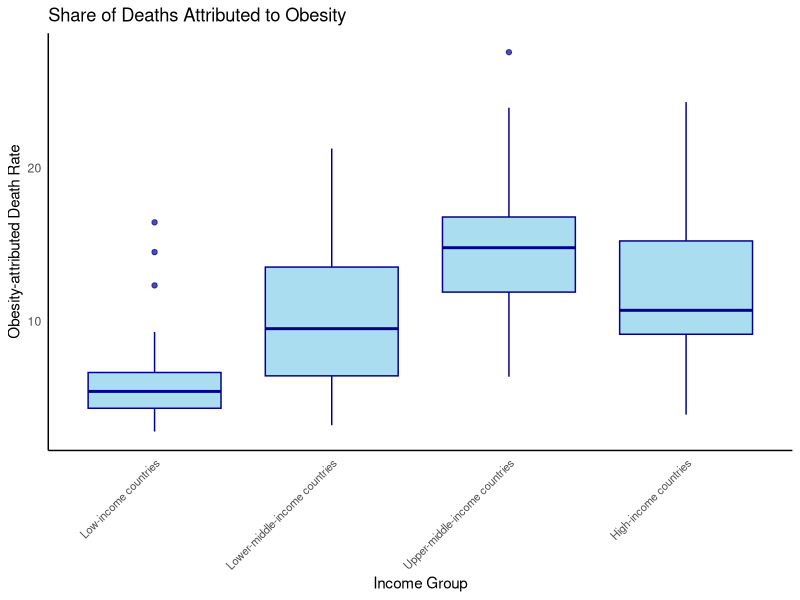
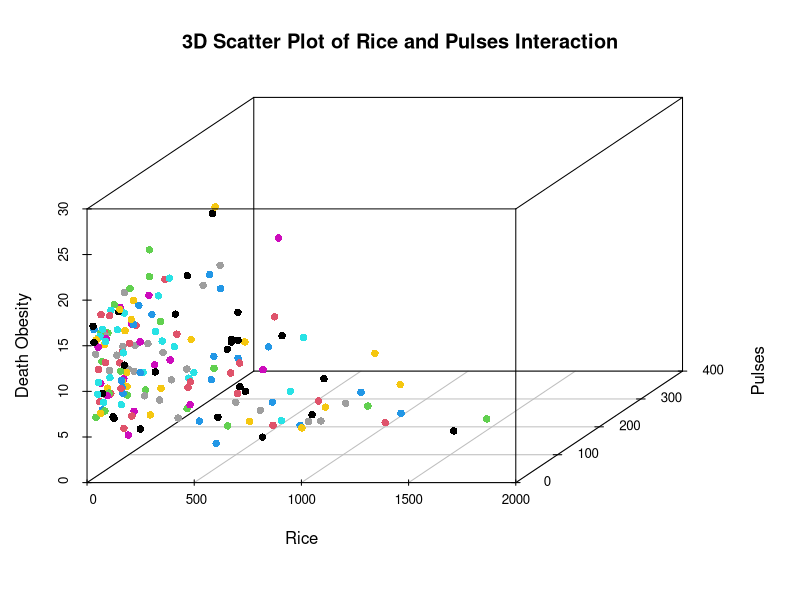
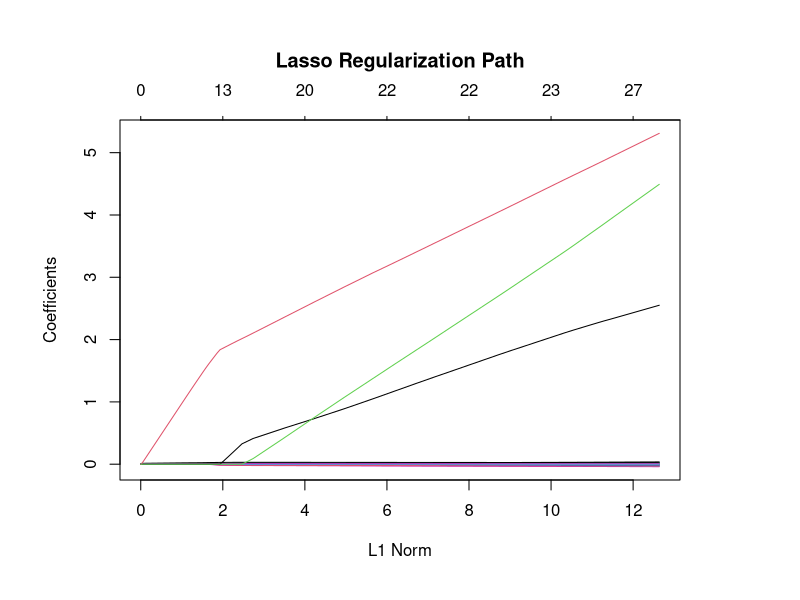
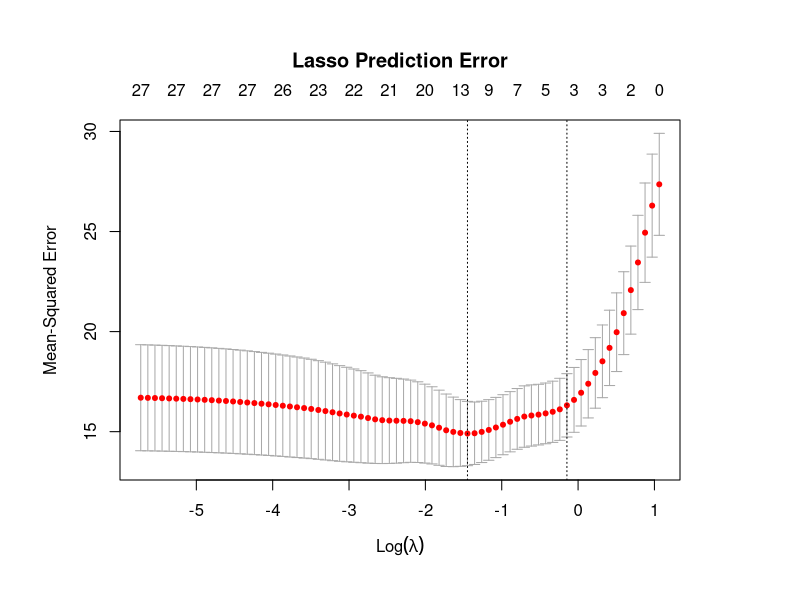

Write R code to recreate these figures, in order.
## ---- chunk 1
knitr::opts_chunk$set(echo = FALSE, message = FALSE, warning = FALSE)
## ---- chunk 2
# Load libraries
library(knitr)
library(kableExtra)
library(dplyr)
library(glmnet)
library(mice)
library(ggplot2)
library(scatterplot3d)
library(car)
## ---- chunk 3
# Load data set
supply <- read.csv("Data/dietary-composition-by-country.csv")
death <- read.csv("Data/share-of-deaths-obesity.csv")
# gdp <- read.csv("Data/gdp-per-capita-worldbank.csv")
income.group <- read.csv("Data/world-banks-income-groups.csv")
## ---- chunk 4
# Filter out 2019 data (newest for both data sets)
# Filter out entities without code (not countries)
supply <- supply |>
  filter(Code != "", Year == 2019) |>
  select(-Code, -Year)

death <- death |>
  filter(Code != "",Year == 2019) |>
  select(-Code, -Year)

# gdp <- gdp |>
#  filter(Code != "",Year == 2019) |>
#  select(-Code, -Year)

income.group <- income.group |>
  filter(Code != "",Year == 2019) |>
  select(-Code, -Year)

# Rename variables
colnames(supply) <- c("Country", "Miscellaneous", "Alcohol", "Animal.fat", "Vegetable.oils", "Oilcrops", "Fish.and.seafood", "Sugar.crops", "Sugar.sweeteners", "Starchy.roots", "Meat.other", "Meat.sheep.and.goat", "Meat.pig", "Meat.poultry", "Meat.beef", "Eggs", "Milk", "Nuts", "Fruit", "Vegetables", "Pulses", "Cereals.other", "Barley", "Maize", "Rice", "Wheat")

colnames(death) <- c("Country", "Death.obesity")

# colnames(gdp) <- c("Country", "GDP.per.capita")

colnames(income.group) <- c("Country", "Income.group")
## ---- chunk 5
# Merge data sets
df <- merge(supply, income.group, by = "Country", all = FALSE)
# df <- merge(df, gdp, by = "Country", all = FALSE)
df <- merge(df, death, by = "Country", all = FALSE)
## ---- chunk 6
lm <- lm(Death.obesity ~ .-Country, data = df)
summary(lm)
## ---- chunk 7
# Create a mice imputation object
mice_imputation <- mice(df, method = "pmm")

# Perform the imputation
df <- complete(mice_imputation)
## ---- chunk 8
df$Income.group <- factor(df$Income.group, levels = c("Low-income countries", "Lower-middle-income countries", "Upper-middle-income countries", "High-income countries"))

ggplot(df, aes(x = Income.group, y = Death.obesity)) +
  geom_boxplot(fill = "skyblue", color = "darkblue", alpha = 0.7) +
  labs(title = "Share of Deaths Attributed to Obesity", x = "Income Group", y = "Obesity-attributed Death Rate") +
  theme_minimal() +
  theme(axis.text.x = element_text(size = 8, angle = 45, hjust = 1),
        panel.grid.major = element_blank(),
        panel.grid.minor = element_blank(),
        axis.line = element_line(color = "black"))
## ---- chunk 9
scatterplot3d(df$Rice, df$Pulses, df$Death.obesity, color = df$Pulses,
              main = "3D Scatter Plot of Rice and Pulses Interaction",
              xlab = "Rice", ylab = "Pulses", zlab = "Death Obesity",
              angle = 55, pch = 16, color.palette = heat.colors)
## ---- chunk 10
pulses.rice <- lm(Death.obesity ~ Pulses * Rice, data = df)
summary(pulses.rice)
## ---- chunk 11
poultry.vege <- lm(Death.obesity ~ Meat.poultry * Vegetables, data = df)
summary(poultry.vege)
## ---- chunk 12
beef.starch <- lm(Death.obesity ~ Meat.beef * Starchy.roots, data = df)
summary(beef.starch)
## ---- chunk 13
# Split data into 80% training, 20% testing
x <- model.matrix(Death.obesity ~ . - Country, df)[,-1]
y <- df$Death.obesity

set.seed(1)
train <- sample(1:nrow(x), floor(nrow(x)*0.8))
test <- setdiff(1:nrow(x), train)
y.test <- y[test]
## ---- chunk 14
lm <- lm(y ~ x, subset = train)
lm.pred <- predict(lm, newx = x[test,])
summary(lm)
## ---- chunk 15
vif_data <- data.frame(Variables = colnames(x), VIF = numeric(ncol(x)))

for (i in 1:ncol(x)) {
  lm_i <- lm(x[, i] ~ x[, -i])
  vif_i <- 1 / (1 - summary(lm_i)$r.squared)
  vif_data$VIF[i] <- vif_i
}

print(vif_data)
## ---- chunk 16
lasso.mod <- glmnet(x[train,], y[train], alpha = 1)
par(mar = c(6, 6, 6, 6))
plot(lasso.mod, main = "Lasso Regularization Path")
## ---- chunk 17
# CV
set.seed(1)
cv.out <- cv.glmnet(x[train,], y[train], alpha = 1)
par(mar = c(6, 6, 6, 6))
plot(cv.out, main = "Lasso Prediction Error")
bestlam <- cv.out$lambda.min
lasso.pred <- predict(lasso.mod, s = bestlam, newx = x[test,])
## ---- chunk 18
print(bestlam)
## ---- chunk 19
# Simple LM MSE
mean((lm.pred - y.test)^2)
## ---- chunk 20
# Lasso MSE
mean((lasso.pred - y.test)^2)
## ---- chunk 21
# Lasso
out <- glmnet(x, y, alpha = 1)
lasso.coef <- predict(out, type = "coefficients", s = bestlam)
lasso.coef
## ---- chunk 22
# Convert the coefficient matrix to a regular matrix
lasso_coefs_matrix <- as.matrix(lasso.coef)

# Convert the matrix to a data frame
lasso_coefs_df <- as.data.frame(lasso_coefs_matrix)
lasso_coefs_df <- round(lasso_coefs_df, 4)

colnames(lasso_coefs_df) <- c("Coefficient")

kable(lasso_coefs_df)
## ---- chunk 23
lasso_coefs_df <- lasso_coefs_df |>
  filter(Coefficient != 0)

kable(lasso_coefs_df)
